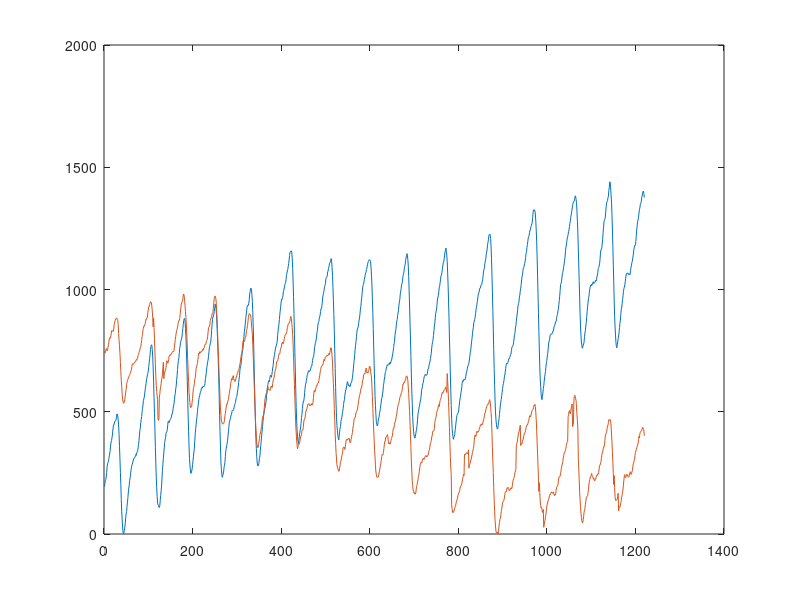

This figure's MATLAB source:
clear;
clc;
%%
L = 10; %% Largeur de filtre, Plus L est grand plus le filtrage est intense
load('Dataraw1');
Light = mean(DataSet1fknDown(4:4:end,1));
IR = DataSet1fknDown(1:4:end,1)-Light;
R = DataSet1fknDown(3:4:end,1)-Light;


%% filtre PB
f = 1/L*ones(L,1);
R = conv(R,f);
IR = conv(IR,f);

%%
R = R(L:length(R)-L);
IR = IR(L:length(IR)-L);

RDC = mean(R);
IRDC = mean(IR);
RAC = R-min(R)+1;
IRAC = IR-min(IR)+1;



plot(IRAC);
hold on
plot(RAC)

SaO2 = 110 -25*((RAC/RDC)./(IRAC/IRDC));



